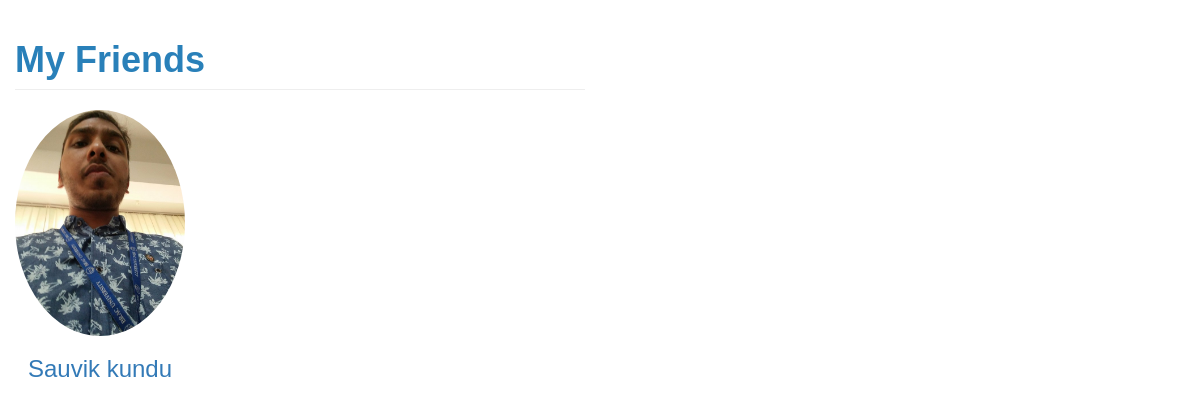
/myFriends.php (signed in), run on the app's committed database.
### tables this page shows
CREATE TABLE IF NOT EXISTS `user` (
  `id` int(11) NOT NULL,
  `fname` varchar(255) NOT NULL,
  `lname` varchar(255) NOT NULL,
  `works` varchar(255) NOT NULL,
  `studies` varchar(255) NOT NULL,
  `live` varchar(255) NOT NULL,
  `mobile` varchar(255) NOT NULL,
  `email` varchar(255) NOT NULL,
  `password` varchar(255) NOT NULL,
  `birthday` varchar(255) NOT NULL,
  `gender` varchar(255) NOT NULL,
  `about` varchar(999) NOT NULL,
  `ppname` varchar(255) NOT NULL
);

### myFriends.php (the view, shortened to what this page needs)
<?php
require_once "database.php";
   $user="";
if(isset($_SESSION["name"])){
      $user=$_SESSION["name"];
}
else{
  header("Location:index.php");
}
?>
<!DOCTYPE html>
<html>
<head>
      <link rel="stylesheet" href="css/font-awesome.min.css">
      <link rel="stylesheet" href="css/bootstrap.min.css">
      <link rel="stylesheet" href="css/style.css">
      <link rel="stylesheet" href="css/responsive.css">
      <link rel="stylesheet" href="css/profile.css">
      <link href="css/round-about.css" rel="stylesheet">
</head>
<body>
  <div class="col-md-6">
            <div class="row">
               <div class="col-lg-12">
                  <h2 class="page-header" style="color: #2980B9">My Friends</h2>
               </div>
               <?php
                  $queryGetFriend="SELECT * FROM friend where f_source='$user'";
                  $result = $conn->query($queryGetFriend);
                  while($row = $result->fetch_assoc()) {
                     $f_destination=$row["f_destination"];
                     $queryRequestInfo="SELECT * FROM user WHERE
                      email='$f_destination'";
                     $result2 = $conn->query($queryRequestInfo);
                     while($row2 = $result2->fetch_assoc()){
                         $name=$row2["fname"]." ".$row2["lname"];
                         $ppname=$row2["ppname"];
                ?>
               <div class="col-lg-4 col-sm-6 text-center">
                  <img class="img-circle img-responsive img-center" src=<?php echo "upload/".$ppname; ?> alt="profile pic">
                  <a href=<?php echo "user.php?search=".$f_destination; ?>> <h3><?php echo $name; ?>
                  </h3></a>
               </div>
              <?php
                  }
                   }
               ?>
            </div>
         </div>
</body>
</html>

### css/style.css (style rules this page uses)
body { margin: 0; padding: 0; font-family: 'Source Sans Pro', sans-serif; box-sizing: border-box; }
a:hover, a:visited, a { text-decoration: none; }
h2 { font-size: 36px; color: #1a1a1a; font-weight: 600; margin-bottom: 25px; margin-top: 0; }

### css/profile.css (style rules this page uses)
.col-md-6 { // border: 1px solid blue; }

### css/round-about.css (style rules this page uses)
.img-center { margin: 0 auto; }

### data on the page
user: ppname (picture), name "Sauvik kundu"
